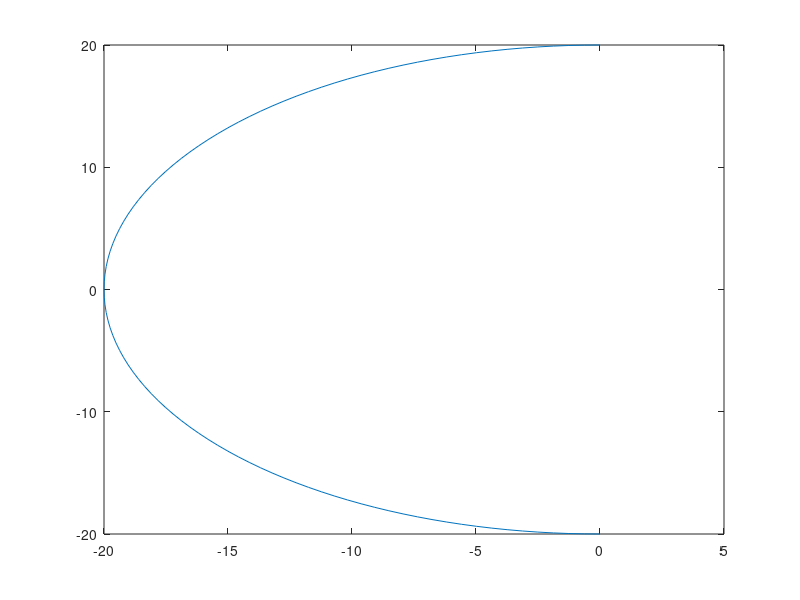
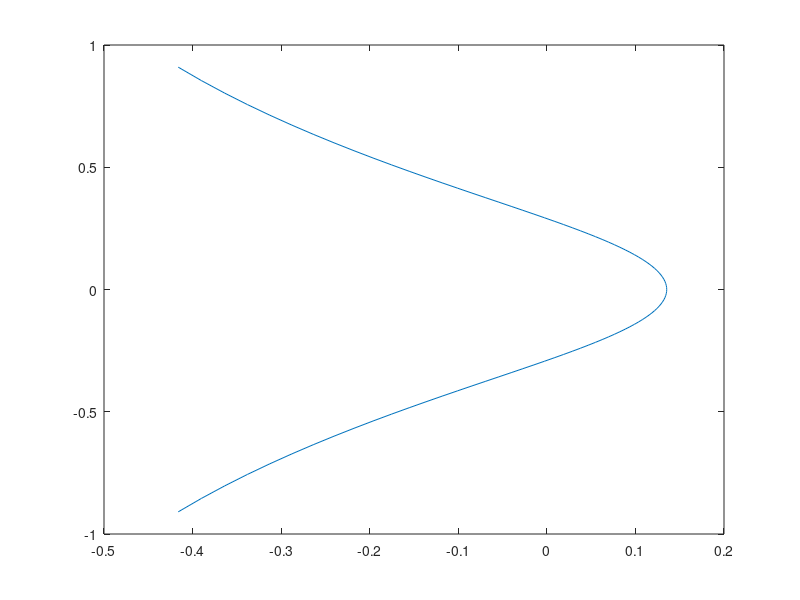

Here is the MATLAB script that generated these plots, in order:
close all;
clear all;
cont=0;
wn=20;
for k=pi/2:pi/100:3*pi/2
    cont=cont+1;
    pc=wn*cos(k)+i*wn*sin(k);
    pd=exp(pc*0.1);
    zitax(cont)=real(pc);zitay(cont)=imag(pc);
    zitaDx(cont)=real(pd);zitaDy(cont)=imag(pd);
end
figure
plot(zitax,zitay)
figure
plot(zitaDx,zitaDy)